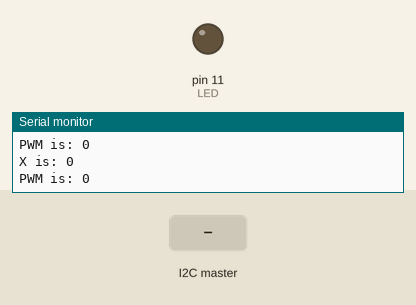
This sketch was run on a simulated Arduino Nano, built with avr-gcc and run on an emulated ATmega328P. Parts: output pins drawn as LEDs (lit = HIGH), the last lines printed to the serial monitor. The inputs (shaded band) are chosen by the test bench.

Above: at 1.2 s.
1.3 s: the I2C master sends the byte 1
At 3.1 s:
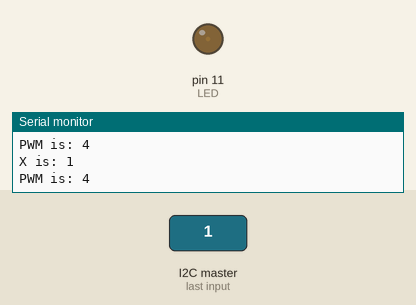
3.5 s: the I2C master sends the byte 90
At 4.6 s:
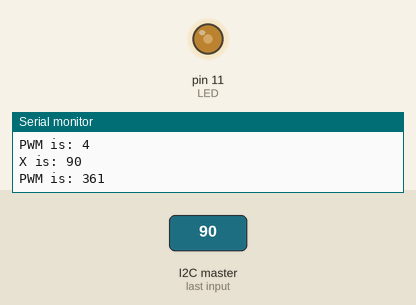
Timing chart, 0 to 6.5 s (numbered marks = the images above; inputs shaded):
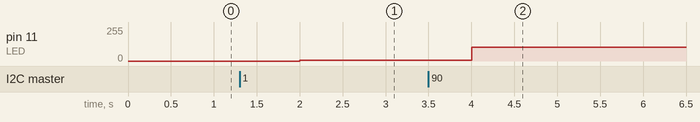

Measured:
- after the input at 1.3 s, pin 11 (LED): 0/255 → 4/255 after 0.70 s
- after the input at 3.5 s, pin 11 (LED): 4/255 → 105/255 after 0.50 s

The sketch:

NANO.ino
```cpp
// Include the required Wire library for I2C
#include <Wire.h>

int LED = 11;

int x = 0;

void setup() {

// Define the LED pin as Output

pinMode (LED, OUTPUT);

// Start the I2C Bus as Slave on address 9

Wire.begin(9);

// Attach a function to trigger when something is received.

Wire.onReceive(receiveEvent);

//bit rate for data transfer over Serial communication

Serial.begin(9600);

}

void receiveEvent(int bytes) {

x = Wire.read(); // read one character from the I2C

}

void loop() {

//potentiometer value from sensor

int ledPWM = map(x, 0, 255, 0, 1023);

analogWrite(LED, ledPWM);

Serial.print("X is: ");

Serial.println(x);

Serial.print("PWM is: ");

Serial.println(ledPWM);

delay(1000);

}
```
